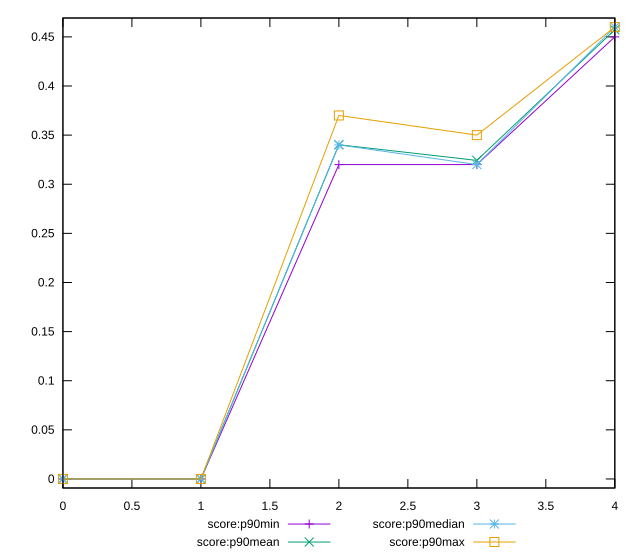

This chart was generated by the following gnuplot code:
reset

$scoreP90Min <<EOF
0 0
1 0
2 0.32
3 0.32
4 0.45
EOF

$scoreP90Mean <<EOF
0 0
1 0
2 0.3402127659574468
3 0.32425531914893635
4 0.45723404255319205
EOF

$scoreP90Median <<EOF
0 0
1 0
2 0.34
3 0.32
4 0.46
EOF

$scoreP90Max <<EOF
0 0
1 0
2 0.37
3 0.35
4 0.46
EOF

set key outside below
set xrange [0:4]
set yrange [-0.0092:0.4692]
set trange [-0.0092:0.4692]
set terminal svg size 640, 560 enhanced background rgb 'white'
set output "report_00017_2021-02-10T15-08-03.406Z/unused-javascript/progression/score.svg"

plot $scoreP90Min title "score:p90min" with linespoints, \
     $scoreP90Mean title "score:p90mean" with linespoints, \
     $scoreP90Median title "score:p90median" with linespoints, \
     $scoreP90Max title "score:p90max" with linespoints

reset
